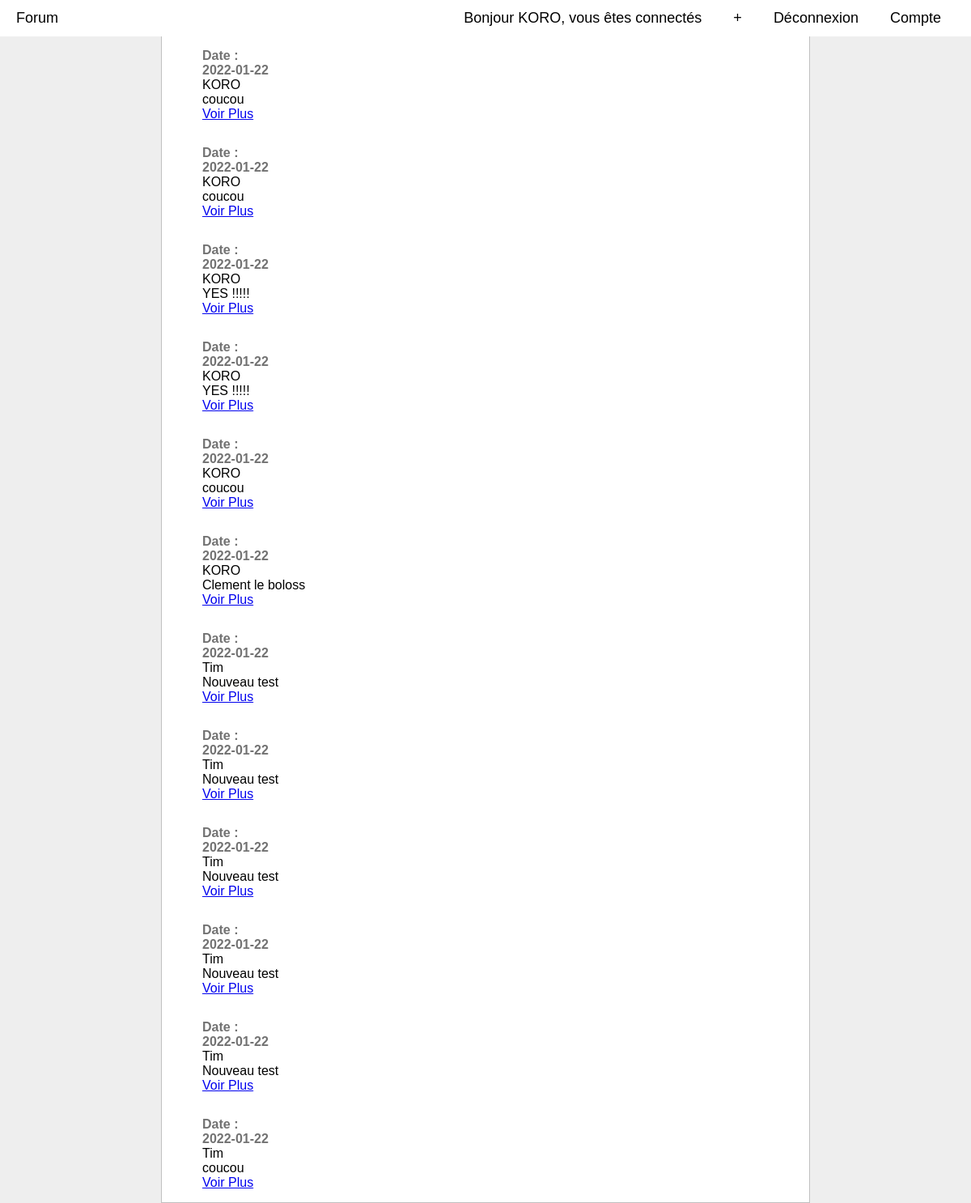
The page /home.php (signed in) on the database its author committed.
### tables this page shows
CREATE TABLE `articles` (
  `ID` int(11) NOT NULL,
  `TITLE` varchar(80) NOT NULL,
  `DESCRIPTION` varchar(80) NOT NULL,
  `DATE_CREATION` date NOT NULL,
  `ID_AUTHOR` int(11) NOT NULL
);

CREATE TABLE `users` (
  `ID` int(11) NOT NULL,
  `USERNAME` varchar(80) NOT NULL,
  `PASSWORD` varchar(80) NOT NULL,
  `MAIL` varchar(80) NOT NULL
);

### home.php (the view, shortened to what this page needs)
<!DOCTYPE html>
<html>
    <head>
        <link rel="stylesheet" href="assets/css/home.css">
    </head>
    <body>
        <form action="" method="POST">
            <div class="navbar">
                <div class="nav-cont">
                    <a href="home.php">Forum</a>
                    <div class="nav-r">
                        <?php
                            if(!isset($_SESSION["username"])){
                                header("Location: login.php");
                                exit();
                            }
                            elseif($_SESSION['username'] !== ""){
                                $user = $_SESSION['username'];
                                echo "<a>Bonjour $user, vous êtes connectés</a>";
                            }
                        ?>
                        <a href="new.php">+</a>
                        <a href="login.php" onclick="logOut();">Déconnexion</a>
                        <a href="account.php">Compte</a>
                    </div>
                </div>
            </div>
            <div class="container">
                <?php
                    include("loginDB.php");
                    $requete = "SELECT * FROM articles";
                    $exec_req = mysqli_query($mysqli,$requete);
                ?>
                <?php while($reponse = mysqli_fetch_array($exec_req)){?>
                    <div class="articles ">
                        <div class="left">
                            <div class="date">
                                <p>Date : </p>
                                <p><?php echo $reponse['DATE_CREATION']?></p>
                            </div>
                        </div>
                        <div id="rigth">
                            <div class="info ">
                                <div id="username">
                                    <p>
                                        <?php
                                            $id_author = $reponse['ID_AUTHOR'];
                                            $request = "SELECT users.USERNAME FROM `articles`INNER JOIN `users` ON users.ID = articles.ID_AUTHOR
                                            WHERE articles.ID_AUTHOR = '".$id_author."';";
                                            $exec = mysqli_query($mysqli,$request);
                                            $rep = mysqli_fetch_array($exec);
                                            echo $rep['USERNAME'];
                                        ?>
                                    </p>
                                </div>
                                <div id="titre">
                                    <p class="titre"><?php echo $reponse['TITLE']?></p>
                                </div>
                            </div>
                            <div class="btn">
                               <?php
                                    $idpost = $reponse['ID'];
                                    $href ="details.php?id=";
                                    $href.=$idpost;
                                    echo "<a href='".$href."'>Voir Plus</a>";
                                ?>
                            </div>
                        </div>
                    </div>
                <?php }
                ?>
            </div>
        </form>
    </body>
</html>

### assets/css/home.css (style rules this page uses)
* { margin: 0; padding: 0; font-family: sans-serif; }
body { background-color: rgb(238, 238, 238); }
.navbar { width: 100%; background-color: white; font-size: large; }
.navbar a { text-decoration: none; color: black; }
.nav-cont { height: 2.8rem; margin-left: 20px; margin-right: 20px; display: flex; justify-content: space-between; align-items: center; }
.nav-r a { padding: 15px; border-radius: 3px; margin: 2px; }
.container { margin: auto; width: 50rem; background-color: white; border-left: solid 1px rgb(192, 192, 192); border-right: solid 1px rgb(192, 192, 192); }
.articles { padding-top: 15px; padding-bottom: 15px; margin-right: 50px; margin-left: 50px; }
.date { color: rgb(114, 114, 114); font-weight: bold; }

### rows shown on the page
articles: DATE_CREATION "2022-01-22", ID_AUTHOR.USERNAME "KORO", TITLE "coucou"
articles: DATE_CREATION "2022-01-22", ID_AUTHOR.USERNAME "KORO", TITLE "coucou"
articles: DATE_CREATION "2022-01-22", ID_AUTHOR.USERNAME "KORO", TITLE "YES !!!!!"
articles: DATE_CREATION "2022-01-22", ID_AUTHOR.USERNAME "KORO", TITLE "YES !!!!!"
articles: DATE_CREATION "2022-01-22", ID_AUTHOR.USERNAME "KORO", TITLE "coucou"
articles: DATE_CREATION "2022-01-22", ID_AUTHOR.USERNAME "KORO", TITLE "Clement le boloss"
articles: DATE_CREATION "2022-01-22", ID_AUTHOR.USERNAME "Tim", TITLE "Nouveau test"
articles: DATE_CREATION "2022-01-22", ID_AUTHOR.USERNAME "Tim", TITLE "Nouveau test"
articles: DATE_CREATION "2022-01-22", ID_AUTHOR.USERNAME "Tim", TITLE "Nouveau test"
articles: DATE_CREATION "2022-01-22", ID_AUTHOR.USERNAME "Tim", TITLE "Nouveau test"
articles: DATE_CREATION "2022-01-22", ID_AUTHOR.USERNAME "Tim", TITLE "Nouveau test"
articles: DATE_CREATION "2022-01-22", ID_AUTHOR.USERNAME "Tim", TITLE "coucou"

### other values the page prints
$user "KORO"
